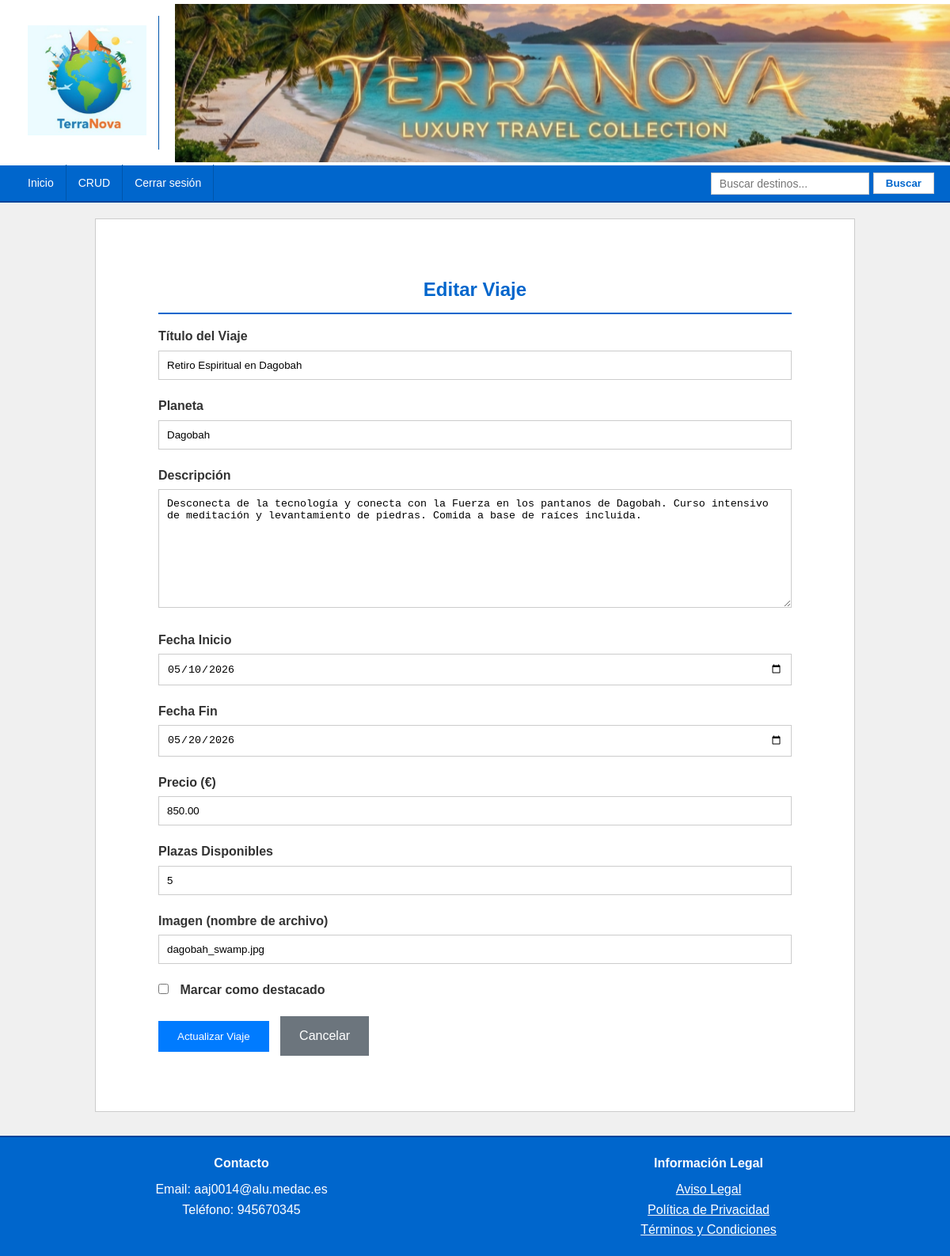
The app's page /app/admin/viaje_form.php?id=3 (signed in) with its own data.
### tables this page shows
CREATE TABLE viajes (
    id_viaje INT AUTO_INCREMENT PRIMARY KEY,
    titulo VARCHAR(150) NOT NULL,
    planeta VARCHAR(150) NOT NULL,
    descripcion TEXT,
    fecha_inicio DATE NOT NULL,
    fecha_fin DATE NOT NULL,
    precio DECIMAL(10, 2) NOT NULL,
    destacado BOOLEAN DEFAULT FALSE,
    plazas INT NOT NULL,
    imagen VARCHAR(255)
);

### app/clases/Viaje.php (called while the page is built, shortened)
<?php
class Viaje {
    private $conn;
    private $table = "viajes";
    public function __construct($db) {
        $this->conn = $db;
    }
    public function getById($id) {
        $query = "SELECT * FROM " . $this->table . " WHERE id_viaje = ? LIMIT 1";
        $stmt = $this->conn->prepare($query);
        $stmt->bindParam(1, $id);
        $stmt->execute();
        return $stmt->fetch();
    }
}
?>

### app/admin/viaje_form.php (the view, shortened to what this page needs)
<?php
require_once '../clases/Viaje.php';
$database = new Database();
$db = $database->getConnection();
$viaje = new Viaje($db);
$viaje_actual = null;
$id = $_GET['id'] ?? null;
if ($id) {
    $viaje_actual = $viaje->getById($id);
}
include '../vistas/header.php';
include '../vistas/navigation.php';
?>
<div id="asidemedio">
    <div class="form-container">
        <h1><?php echo $id ? 'Editar' : 'Crear Nuevo'; ?> Viaje</h1>
        <form method="POST">
            <div class="form-group">
                <label>Título del Viaje</label>
                <input type="text" name="titulo" value="<?php echo $viaje_actual['titulo'] ?? ''; ?>">
            </div>
            <div class="form-group">
                <label>Planeta</label>
                <input type="text" name="planeta" value="<?php echo $viaje_actual['planeta'] ?? $viaje_actual['destino'] ?? ''; ?>">
            </div>
            <div class="form-group">
                <label>Descripción</label>
                <textarea name="descripcion"><?php echo $viaje_actual['descripcion'] ?? ''; ?></textarea>
            </div>
            <div class="form-group">
                <label>Fecha Inicio</label>
                <input type="date" name="fecha_inicio" value="<?php echo $viaje_actual['fecha_inicio'] ?? ''; ?>">
            </div>
            <div class="form-group">
                <label>Fecha Fin</label>
                <input type="date" name="fecha_fin" value="<?php echo $viaje_actual['fecha_fin'] ?? ''; ?>">
            </div>
            <div class="form-group">
                <label>Precio (€)</label>
                <input type="number" name="precio" value="<?php echo $viaje_actual['precio'] ?? ''; ?>">
            </div>
            <div class="form-group">
                <label>Plazas Disponibles</label>
                <input type="number" name="plazas" value="<?php echo $viaje_actual['plazas_disponibles'] ?? $viaje_actual['plazas'] ?? 20; ?>">
            </div>
            <div class="form-group">
                <label>Imagen (nombre de archivo)</label>
                <input type="text" name="imagen" value="<?php echo $viaje_actual['imagen'] ?? ''; ?>" placeholder="ej: tatooine.jpg">
            </div>
            <div class="form-group">
                <label class="checkbox-label">
                    <input type="checkbox" name="destacado" <?php echo ($viaje_actual['destacado'] ?? 0) ? 'checked' : ''; ?>>
                    Marcar como destacado
                </label>
            </div>
            <button type="submit" class="btn"><?php echo $id ? 'Actualizar' : 'Crear'; ?> Viaje</button>
            <a href="crud.php" class="btn btn-secondary">Cancelar</a>
        </form>
    </div>
</div>
<?php include '../vistas/footer.php'; ?>

### app/assets/Estilos.css (style rules this page uses)
* { margin: 0; padding: 0; box-sizing: border-box; }
body { font-family: Arial, sans-serif; background-color: #f0f0f0; color: #333; line-height: 1.6; }
#asidemedio { background: white; border: 1px solid #ccc; padding: 30px; min-height: 400px; }
#asidemedio h1 { color: #0066cc; margin-bottom: 15px; text-align: center; font-size: 24px; border-bottom: 2px solid #0066cc; padding-bottom: 10px; }

### app/admin/viaje_form.php (style rules this page uses)
.form-container { max-width: 800px; margin: 20px auto; padding: 20px 0; }
.form-group { margin-bottom: 20px; }
.form-group label { display: block; margin-bottom: 5px; font-weight: bold; }
.form-group input, .form-group select, .form-group textarea { width: 100%; padding: 10px; box-sizing: border-box; border: 1px solid #ccc; }
.form-group textarea { min-height: 150px; }
.btn { padding: 12px 24px; background: #007bff; color: white; border: none; cursor: pointer; text-decoration: none; display: inline-block; margin-right: 10px; }
.btn-secondary { background: #6c757d; }
.checkbox-label { display: flex; align-items: center; font-weight: normal; }
.checkbox-label input { width: auto; margin-right: 10px; }

### records on screen
viajes: titulo "Retiro Espiritual en Dagobah", planeta "Dagobah", descripcion "Desconecta de la tecnología y conecta con la Fuerza en los pantanos de Dagobah. Curso intensivo de meditación y levantamiento de piedras. Comida a base de raíces incluida.", fecha_inicio "05/10/2026", fecha_fin "05/20/2026", precio "850.00", plazas "5", imagen "dagobah_swamp.jpg"
